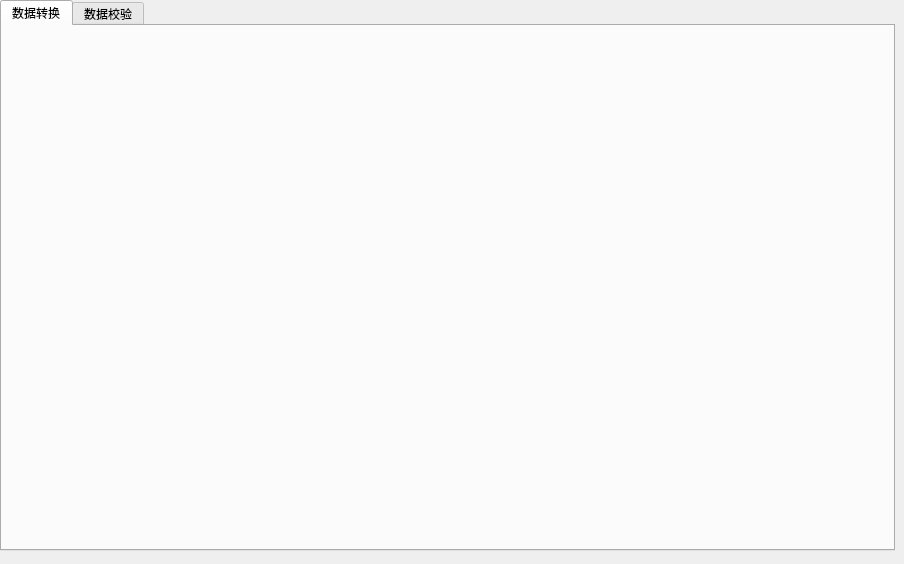
<?xml version="1.0" encoding="UTF-8"?>
<ui version="4.0">
 <class>FormDataProcessor</class>
 <widget class="QWidget" name="FormDataProcessor">
  <property name="geometry">
   <rect>
    <x>0</x>
    <y>0</y>
    <width>904</width>
    <height>564</height>
   </rect>
  </property>
  <property name="windowTitle">
   <string>Form</string>
  </property>
  <widget class="QTabWidget" name="tabWidget_DataConversion">
   <property name="geometry">
    <rect>
     <x>0</x>
     <y>0</y>
     <width>895</width>
     <height>551</height>
    </rect>
   </property>
   <property name="currentIndex">
    <number>0</number>
   </property>
   <widget class="FormChildDataConversion" name="tab_DataConversion">
    <attribute name="title">
     <string>数据转换</string>
    </attribute>
   </widget>
   <widget class="FormChildDataValidation" name="tab_dataValidation">
    <attribute name="title">
     <string>数据校验</string>
    </attribute>
   </widget>
  </widget>
 </widget>
 <customwidgets>
  <customwidget>
   <class>FormChildDataConversion</class>
   <extends>QWidget</extends>
   <header location="global">formchilddataconversion.h</header>
   <container>1</container>
  </customwidget>
  <customwidget>
   <class>FormChildDataValidation</class>
   <extends>QWidget</extends>
   <header>formchilddatavalidation.h</header>
   <container>1</container>
  </customwidget>
 </customwidgets>
 <resources/>
 <connections/>
</ui>
